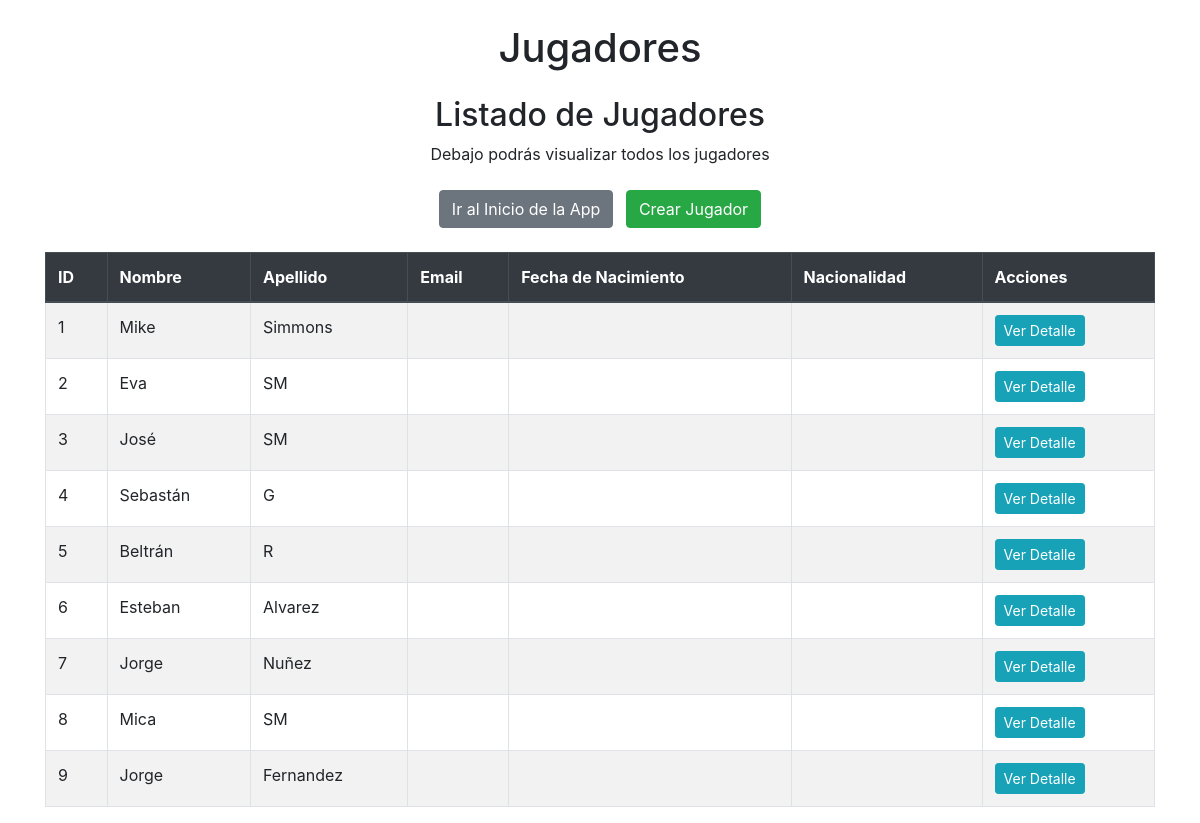
/partidos/jugadores_list (signed in), run on an earlier commit of the app's database.
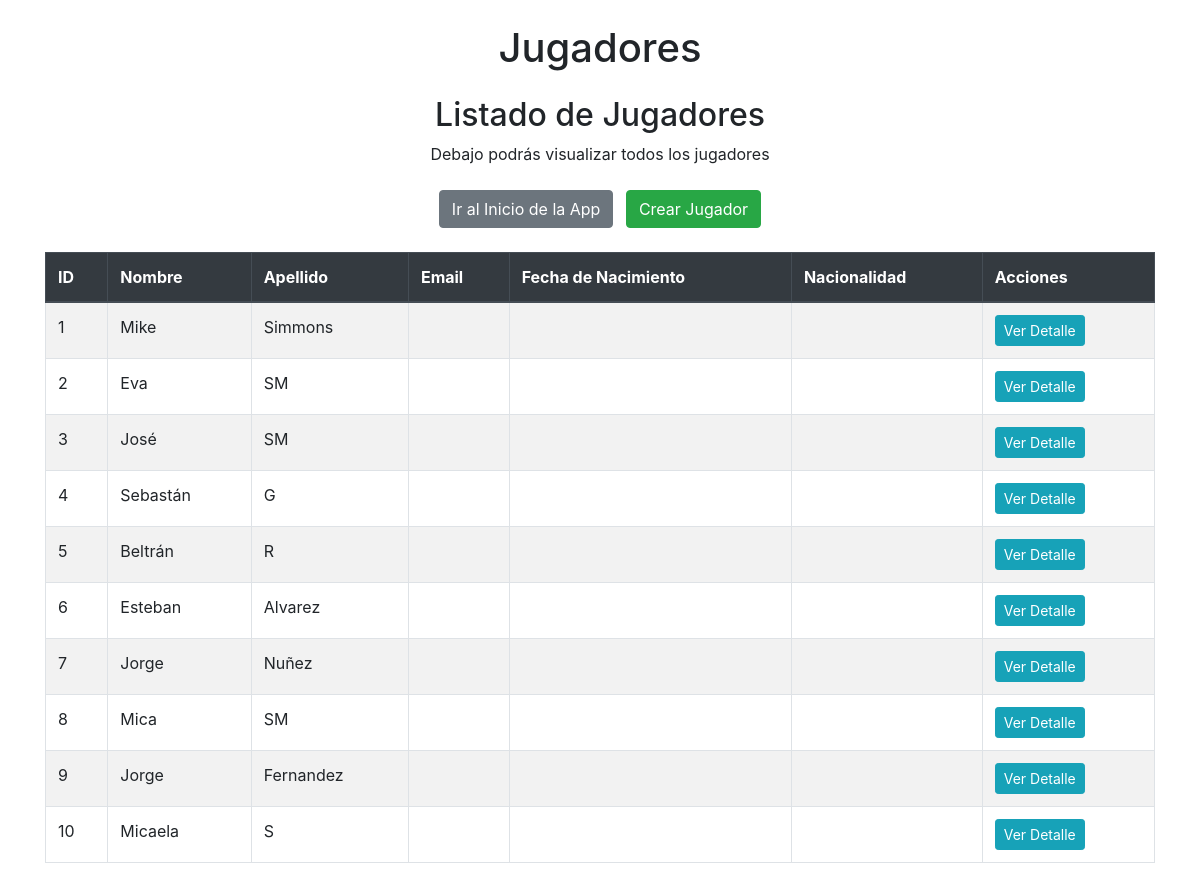
And on a later commit of the database.
### partidos/models.py (models this page shows, shortened)
class Jugador(models.Model):
    OPCIONES_DE_GENERO = [
        ('Hombre', 'Hombre'),
        ('Mujer', 'Mujer'),
        ('Otro', 'Otro'),
    ]
    nombre = models.CharField(max_length=50)
    apellido = models.CharField(max_length=50)
    sexo = models.CharField(max_length=6, choices= OPCIONES_DE_GENERO)
    nacimiento = models.DateField(null=True, blank=True)

### partidos/views.py (the view)
# urls.py: path("jugadores_list", views.jugadores_list, name = "jugadores_list"),
@login_required
def jugadores_list(request):
    consulta = models.Jugador.objects.all()
    contexto = {"jugadores": consulta}
    return render(request, "partidos/jugadores_list.html", contexto)

### partidos/templates/partidos/jugadores_list.html
{% extends 'core/base.html' %}
{% block Titulo %}
    Jugadores
{% endblock Titulo %}
{% block Contenido %}
<div class="text-center my-4">
    <h2>Listado de Jugadores</h2>
    <p>Debajo podrás visualizar todos los jugadores</p>
</div>
<div class="mb-4 text-center">
    <a class="btn btn-secondary mx-1" href="{% url 'Partidos:index' %}">Ir al Inicio de la App</a>
    <a class="btn btn-success mx-1" href="{% url 'Partidos:jugadores_create' %}">Crear Jugador</a>
</div>
<div class="table-responsive">
    <table class="table table-hover table-striped table-bordered">
        <thead class="thead-dark">
            <tr>
                <th>ID</th>
                <th>Nombre</th>
                <th>Apellido</th>
                <th>Email</th>
                <th>Fecha de Nacimiento</th>
                <th>Nacionalidad</th>
                <th>Acciones</th>
            </tr>
        </thead>
        <tbody>
            {% for jugador in jugadores %}
                <tr>
                    <td>{{ jugador.id }}</td>
                    <td>{{ jugador.nombre }}</td>
                    <td>{{ jugador.apellido }}</td>
                    <td>{{ jugador.email }}</td>
                    <td>{{ jugador.fecha_nacimiento|date:"d M Y" }}</td>
                    <td>{{ jugador.nacionalidad }}</td>
                    <td>
                        <a href="{% url 'Partidos:jugador_detail' jugador.id %}" class="btn btn-info btn-sm">Ver Detalle</a>
                    </td>
                </tr>
            {% endfor %}
        </tbody>
    </table>
</div>
{% endblock Contenido %}

What changed in the data, as far as the page shows it:
added Jugador: id "10", nombre "Micaela", apellido "S"
